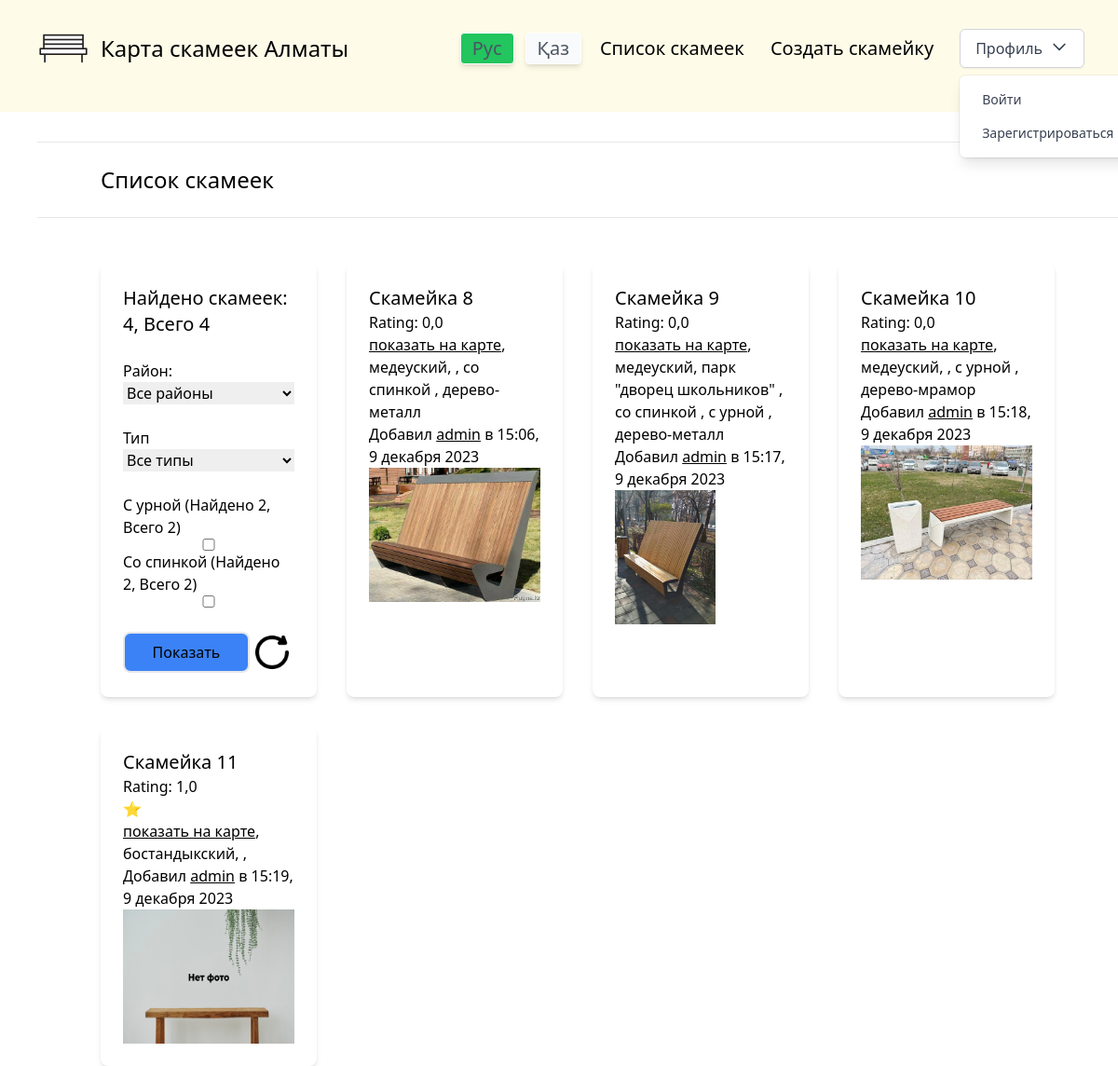
The page /benches/ on the database its author committed.
### benches/models.py (models this page shows, shortened)
class Bench(models.Model):
    id = models.BigAutoField(primary_key=True)
    location_latitude = models.FloatField(verbose_name="Широта")
    location_longitude = models.FloatField(verbose_name="Долгота")
    avatar = models.ImageField(default='noBenchImage.png', upload_to='bench_avatars/', blank=True, null=True)
    rating = models.FloatField(default=0.0, validators=[MinValueValidator(0.0), MaxValueValidator(5.0)],)
    has_backrest = models.BooleanField(default=None, blank=True, null=True)
    has_bin = models.BooleanField(default=None, blank=True, null=True)
    created_date = models.DateTimeField(auto_now_add=True, verbose_name='Дата публикации')
    deskription = models.TextField(blank=True)
    author = models.ForeignKey(CustomUser, on_delete=models.CASCADE, verbose_name="Автор", default=CustomUser, editable=False)
    type = models.ForeignKey(BenchType, on_delete=models.CASCADE, blank=True, null=True)
    district = models.ForeignKey(BenchDistrict, on_delete=models.CASCADE, blank=True, null=True)
    environment = models.ForeignKey(BenchEnvironment, on_delete=models.CASCADE, blank=True, null=True)
    class Meta:
        verbose_name = "Скаймейка"
        verbose_name_plural = "Скаймейки"
    def get_avatar_url(self):
        if self.avatar:
            return self.avatar.url
        return '/media/default.png'
    def get_rating(self):
        rating = int(self.rating)
        return int(rating)

class BenchDistrict(models.Model):
    name = models.CharField(max_length=200, db_index=True, verbose_name='Район скамейки')
    slug = models.SlugField(max_length=200, db_index=True, unique=True, verbose_name='Ссылка')
    avatar = models.ImageField(default='default.png', upload_to='bench_district/', blank=True, null=True)
    class Meta:
        ordering = ('name',)
        verbose_name = 'Район скамейки'
        verbose_name_plural = 'Район скамеек'

class BenchType(models.Model):
    name = models.CharField(max_length=200, db_index=True, verbose_name='Тип скамейки')
    slug = models.SlugField(max_length=200, db_index=True, unique=True, verbose_name='Ссылка')
    avatar = models.ImageField(default='default.png', upload_to='bench_type/', blank=True, null=True)
    class Meta:
        ordering = ('name',)
        verbose_name = 'Тип скамейки'
        verbose_name_plural = 'Тип скамеек'

class BenchEnvironment(models.Model):
    name = models.CharField(max_length=200, db_index=True, verbose_name='Окружение скамейки')
    slug = models.SlugField(max_length=200, db_index=True, unique=True, verbose_name='Ссылка')
    avatar = models.ImageField(default='default.png', upload_to='bench_environment/', blank=True, null=True)
    class Meta:
        ordering = ('name',)
        verbose_name = 'Окружение скамейки'
        verbose_name_plural = 'Окружение скамеек'

### userSystem/models.py (models this page shows)
class CustomUser(AbstractUser):
    email = models.EmailField(unique=True)
    USERNAME_FIELD = 'username'  # или любое другое поле, которое вы хотите использовать для входа
    pass

### benches/views.py (the view)
# urls.py: path('', views.bench_list, name='bench_list'),
def bench_list(request):
    benches = Bench.objects.all()
    districts = BenchDistrict.objects.annotate(districtBenchesCount=Count('bench')).all()
    bench_types = BenchType.objects.annotate(bench_typesCount=Count('bench')).all()
    district_slug = request.GET.get('district')
    if district_slug:
        benches = benches.filter(district__slug=district_slug)
    type_slug = request.GET.get('type')
    if type_slug:
        benches = benches.filter(type__slug=type_slug)
    has_bin = request.GET.get('has_bin')
    if has_bin:
        benches = benches.filter(has_bin=True)
    elif has_bin == '0':
        benches = benches.filter(has_bin=False)
    has_backrest = request.GET.get('has_backrest')
    if has_backrest:
        benches = benches.filter(has_backrest=True)
    elif has_backrest == '0':
        benches = benches.filter(has_backrest=False)
    benches = benches.annotate(districtBenchesCount=Count('id'))
    return render(request,
        'benches/bench_list.html',
        {'benches': benches, 'districts': districts, 'bench_types': bench_types,
        'benchesAll':  bench_count().count,
        'hasBackrestNow': benches.filter(has_backrest=True).count,
        'hasBinNow': benches.filter(has_bin=True).count,
        'hasBackrestAll': bench_count().filter(has_backrest=True).count,
        'hasBinAll': bench_count().filter(has_bin=True).count,
        })

### benches/views.py (called while the page is built)
def bench_count():
    benches = Bench.objects.all()
    return benches

### benches/templates/benches/bench_list.html (shortened to what this page needs)
{% extends "mySite/base.html" %}
{% load static tailwind_tags i18n %}
{% block content %}
  <div class="py-4">
    <hr>
    <br>
    <div class="container mx-auto flex justify-between items-center">
      <h2 class="text-2xl">Список скамеек</h2>
    </div>
    <br>
    <hr>
  </div>
  <div class="container mx-auto mt-8">
    <div class="grid grid-cols-1 sm:grid-cols-2 md:grid-cols-3 lg:grid-cols-4 gap-8">
      <div class="bg-white p-6 rounded-lg shadow-md flex flex-col">
        <h3 class="text-xl">Найдено скамеек: {{ benches.count }}, Всего {{ benchesAll }}</h3>
        <br>
        <form method="get" action="{% url 'benches:bench_list' %}" class="flex-grow flex flex-col">
            <label for="district">Район:</label>
            <select name="district" id="district">
              <option value="" selected>Все районы</option>
          </select>
          <br>
          <label for="type">Тип</label>
          <select name="type" id="type">
              <option value="" selected>Все типы</option>
          </select>
            <br>
            <label for="has_bin">С урной (Найдено {{ hasBinNow }}, Всего {{ hasBinAll }})</label>
            <input type="checkbox" name="has_bin" id="has_bin" {% if request.GET.has_bin %}checked{% endif %} value="checked">
            <label for="has_backrest">Со спинкой (Найдено {{ hasBackrestNow }}, Всего {{ hasBackrestAll }})</label>
            <input type="checkbox" name="has_backrest" id="has_backrest" {% if request.GET.has_backrest %}checked{% endif %}>
            <br>
            <div class="flex flex-row items-center">
              <button class="border-2 rounded-lg p-2 bg-blue-500 hover:bg-blue-300 transition duration-300 ease-in-out flex-grow">
                Показать
              </button>
              <a class="" href="{% url 'benches:bench_list' %}">
                <img class="h-12" src="{% static 'img/reset.png' %}" alt="">
              </a>
            </div>
        </form>
    </div>
      {% for bench in benches %}
      <div class="bg-white p-6 rounded-lg shadow-md">
        <h3 class="text-xl">Скамейка {{ bench.id }}</h3>
        <p>Rating: {{ bench.rating }}</p>
        <p>
          {% for i in "0123456789"|slice:bench.get_rating %}
            ⭐
          {% endfor %}
        </p>
        <p class="lowercase">
          <a class="underline" href="#">{% trans 'Показать на карте' %}</a>,
          {{ bench.district.name }},
          {{ bench.environment.name }}
          {% if bench.has_backrest %}
            , {% trans 'со спинкой' %}
          {% elif bench.has_backrest %}
            , {% trans 'без спинки' %}
          {% endif %}
          {% if bench.has_bin %}
            , {% trans 'с урной' %}
          {% elif bench.has_bin %}
            , {% trans 'без урны' %}
          {% endif %}
          , {{ bench.type.name }}
        </p>
        <p>Добавил <a class="underline" target="_blank" href="{% url 'other_user_profile' bench.author.username %}">{{ bench.author.username }}</a> {% trans 'в' %} {{ bench.created_date|date:"G:i, j E Y"  }}</p>
        <img class="h-36" src="{{ bench.get_avatar_url }}" alt="">
      </div>
    {% endfor %}
    </div>
  </div>
{% endblock %}

### rows shown on the page
Bench: id "8", rating "0,0", district.name "медеуский", type.name "дерево-металл", author.username "admin", created_date "15:06, 9 декабря 2023", get_avatar_url (picture)
Bench: id "9", rating "0,0", district.name "медеуский", environment.name "парк \"дворец школьников\"", type.name "дерево-металл", author.username "admin", created_date "15:17, 9 декабря 2023", get_avatar_url (picture)
Bench: id "10", rating "0,0", district.name "медеуский", type.name "дерево-мрамор", author.username "admin", created_date "15:18, 9 декабря 2023", get_avatar_url (picture)
Bench: id "11", rating "1,0", district.name "бостандыкский", author.username "admin", created_date "15:19, 9 декабря 2023", get_avatar_url (picture)

### other values the page prints
{{ benches.count }} "4"
{{ benchesAll }} "4"
{{ hasBinNow }} "2"
{{ hasBinAll }} "2"
{{ hasBackrestNow }} "2"
{{ hasBackrestAll }} "2"
